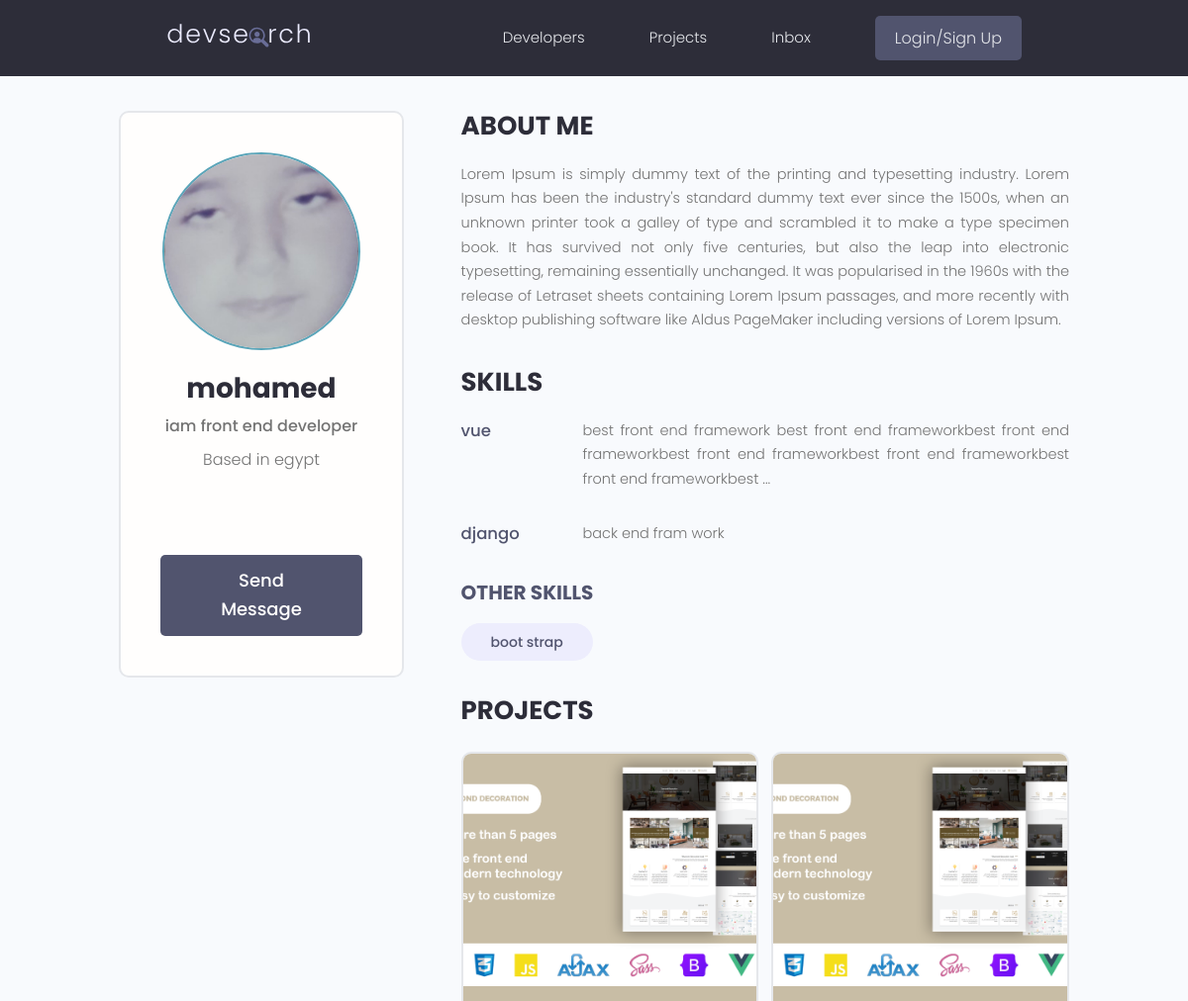
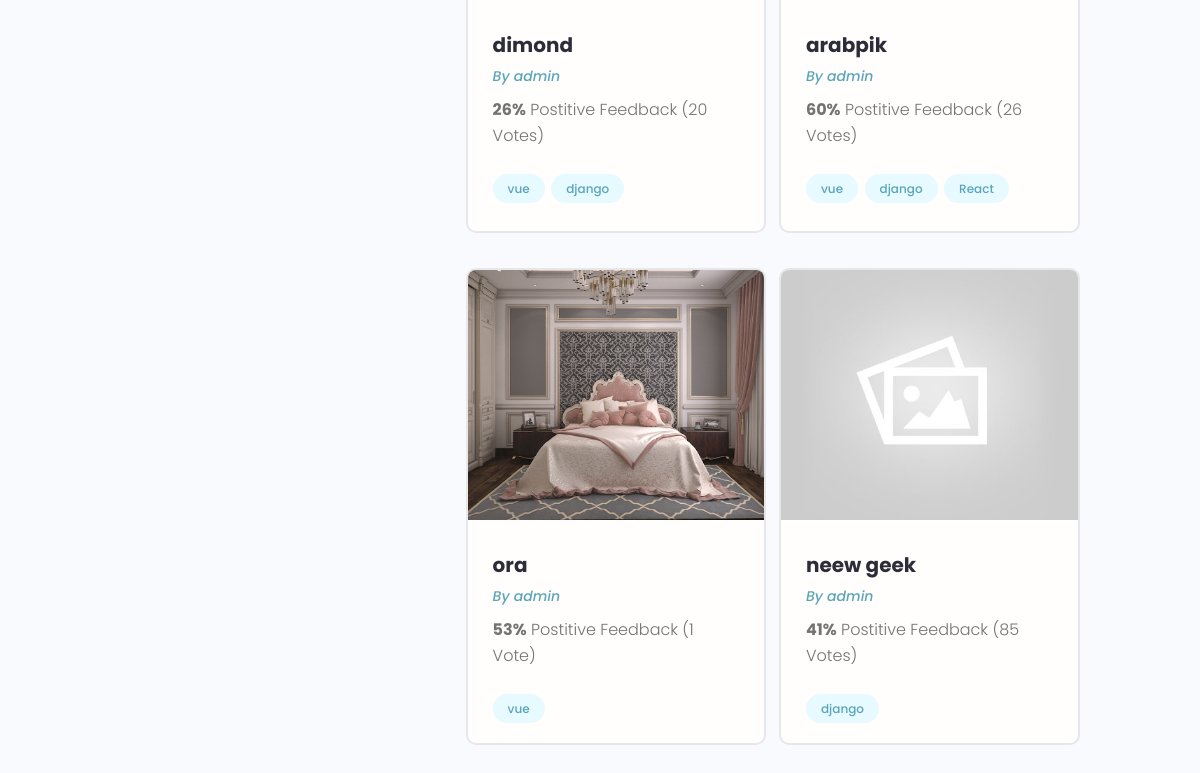
Page /profile/0748c0b3-2df6-4669-8013-1fe528268a94 on the earlier database version (2 pictures, top to bottom).
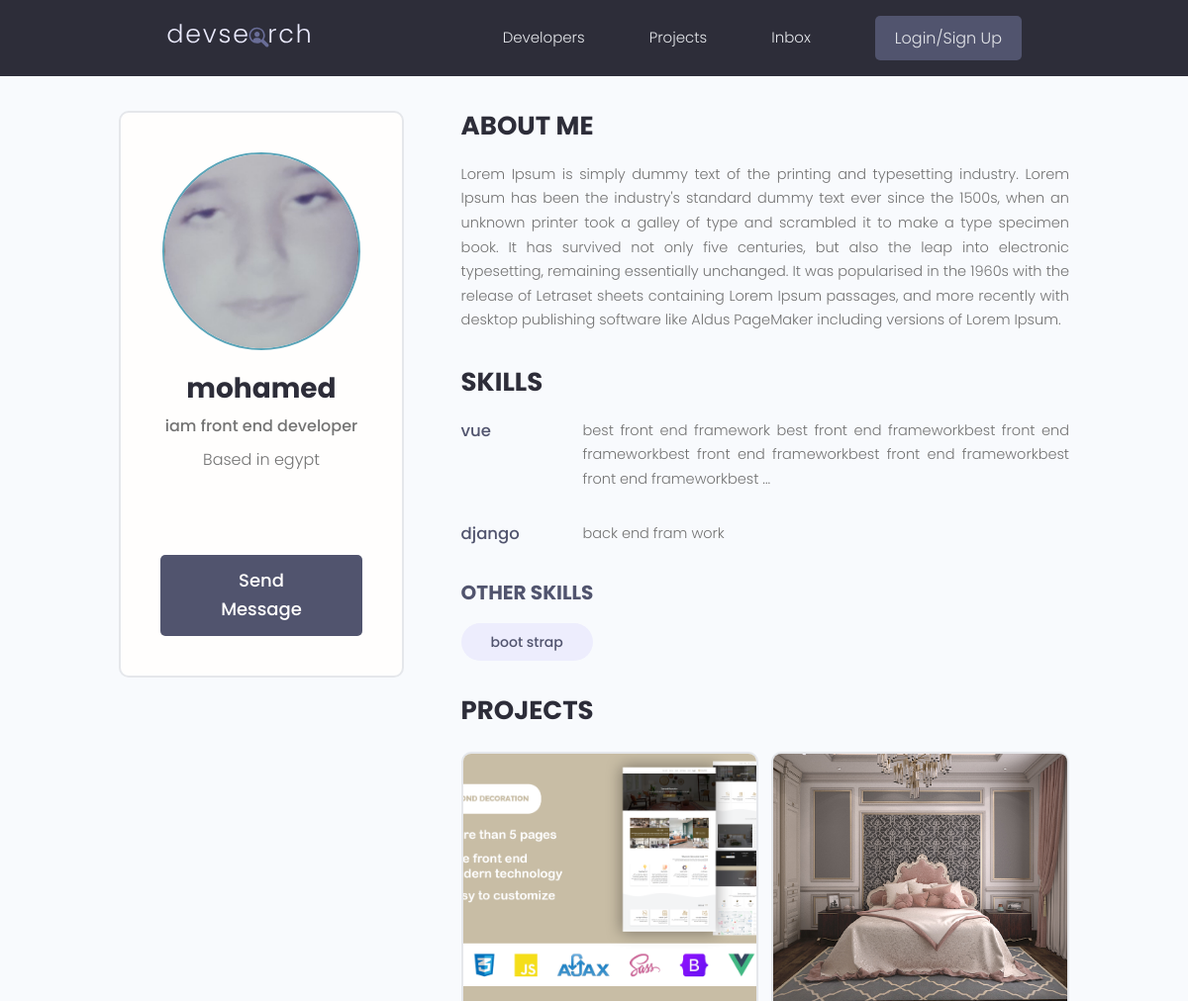
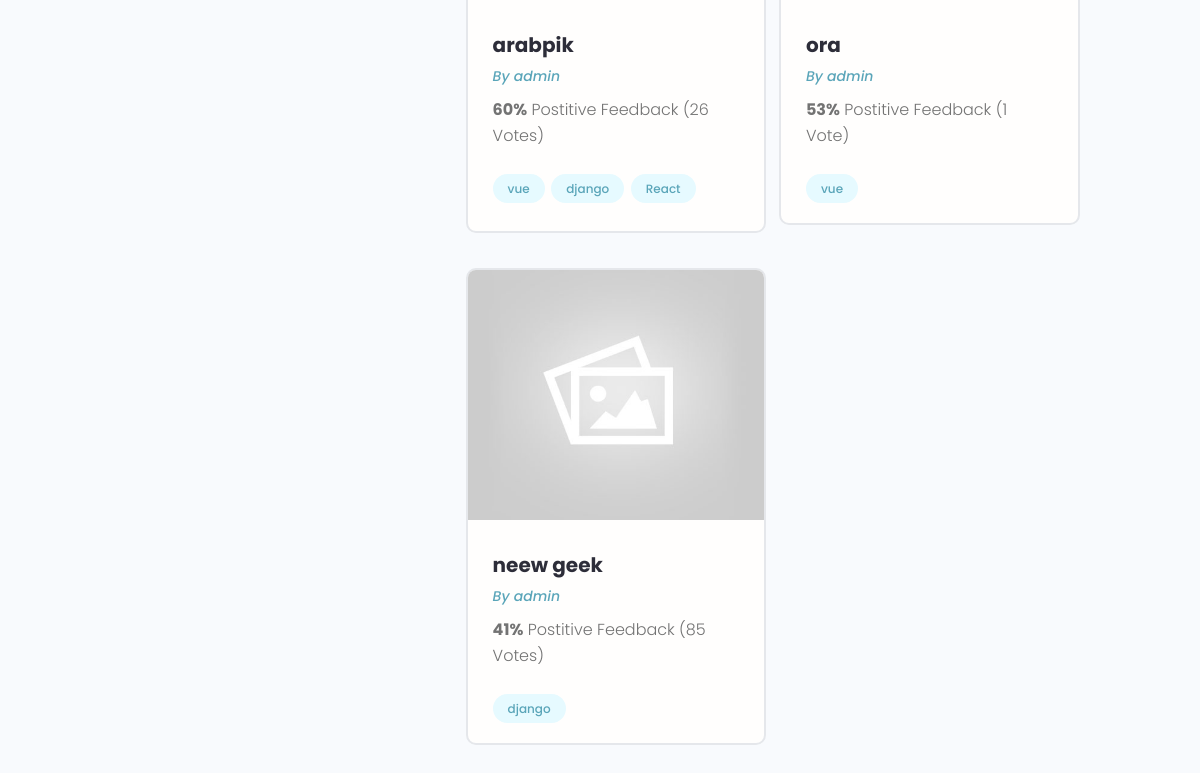
Same page on the later database version (2 pictures, top to bottom).
### users/models.py (models this page shows)
class Skill(models.Model):
    id = models.UUIDField(default=uuid.uuid4, unique=True,
                            primary_key=True, editable=False)
    owner = models.ForeignKey(Profile, on_delete=models.CASCADE)
    name = models.CharField(max_length=200, null=True, blank=True)
    description = models.TextField(null=True, blank=True)
    created = models.DateTimeField(auto_now_add=True)
    def __str__(self):
        return self.name

class Profile(models.Model):
    id = models.UUIDField(default=uuid.uuid4, unique=True,
                            primary_key=True, editable=False)
    user = models.OneToOneField(
        User, null=True, blank=True, on_delete=models.CASCADE)
    name = models.CharField(max_length=200, null=True, blank=True)
    user_name = models.CharField(max_length=200, null=True, blank=True)
    email = models.EmailField(null=True, blank=True)
    headline = models.CharField(max_length=800, null=True, blank=True)
    bio = models.TextField(null=True, blank=True)
    location = models.CharField(max_length=200, null=True, blank=True)
    profile_image = models.ImageField(
        null=True, blank=True, upload_to="profiles/", default="profiles/user-default.png")
    social_github = models.URLField(max_length=200, null=True, blank=True)
    social_twitter = models.URLField(max_length=200, null=True, blank=True)
    social_linkedin = models.URLField(max_length=200, null=True, blank=True)
    social_youtube = models.URLField(max_length=200, null=True, blank=True)
    social_website = models.URLField(max_length=200, null=True, blank=True)
    created = models.DateTimeField(auto_now_add=True)
    def __str__(self):
        return str(self.user.username)

### projects/models.py (models this page shows, shortened)
class Project(models.Model):
    id = models.UUIDField(default=uuid.uuid4, unique=True, primary_key=True, editable=False)
    owner = models.ForeignKey(Profile, null=True, blank=True, on_delete=models.SET_NULL)
    title = models.CharField(max_length=2000)
    description = models.TextField(null=True, blank=True)
    image = models.ImageField(default="default.jpg")
    tags = models.ManyToManyField('Tag', blank=True)
    demo_link = models.URLField(max_length=2000, null=True, blank=True)
    source_link = models.URLField(max_length=2000, null=True, blank=True)
    vote_total = models.IntegerField(default=0, null=True, blank=True)
    vote_ratio = models.IntegerField(default=0, null=True, blank=True)
    created = models.DateTimeField(auto_now_add=True)

class Tag(models.Model):
    id = models.UUIDField(default=uuid.uuid4, unique=True, primary_key=True, editable=False)
    name = models.CharField(max_length=300)
    created = models.DateTimeField(auto_now_add=True)
    def __str__(self):
        return self.name

### users/views.py (the view)
# urls.py: path('profile/<str:pk>', views.userProfile, name="user-profile"),
def userProfile(request, pk):
    profile = Profile.objects.get(id=pk)
    topSkills = profile.skill_set.exclude(description = "")
    otherSkills = profile.skill_set.filter(description = "")
    context = {
        "profile": profile,
        "topSkills": topSkills,
        "otherSkills": otherSkills
    }
    return render(request, "users/user_profile.html", context)

### users/templates/users/user_profile.html (shortened to what the changed rows need)
{% extends "main.html" %}
{% block content %}
<main class="profile my-md">
    <div class="container">
        <div class="layout">
            <div class="column column--1of3">
                <div class="card text-center">
                    <div class="card__body dev">
                        <img class="avatar avatar--xl" src="{{profile.profile_image.url}}" />
                        <h2 class="dev__name">{{profile.name}}</h2>
                        <p class="dev__title">{{profile.headline}}</p>
                        {% if profile.location %}
                        <p class="dev__location">Based in {{profile.location}}</p>
                        {% endif %}
                        <ul class="dev__social">
                        </ul>
                        <a href="#" class="btn btn--sub btn--lg">Send Message </a>
                    </div>
                </div>
            </div>
            <div class="column column--2of3">
                <div class="devInfo">
                    <h3 class="devInfo__title">About Me</h3>
                    <p class="devInfo__about">
                        {{profile.bio}}
                    </p>
                </div>
                <div class="devInfo">
                    <div class="devInfo__skills">
                        {% for skill in topSkills %}
                        <div class="devSkill">
                            <h4 class="devSkill__title">{{skill.name}}</h4>
                            <p class="devSkill__info">
                                {% if skill.description|length > 150 %}
                                    {{skill.description|slice:"150"}}...
                                {% else %}
                                    {{skill.description}}
                                {% endif %}
                            </p>
                        </div>
                        {% endfor %}
                        <div class="devInfo__otherSkills">
                            {% for skill in otherSkills %}
                            <span class="tag tag--pill tag--sub tag--lg">
                                <small>{{skill}}</small>
                            </span>
                            {% endfor %}
                        </div>
                    </div>
                </div>
                <div class="devInfo">
                    <div class="grid grid--two">
                        {% for project in profile.project_set.all %}
                        <div class="column">
                            <div class="card project">
                                <a href="{% url 'project' project.id %}" class="project">
                                    <img class="project__thumbnail" src="{{project.image.url}}"
                                        alt="project thumbnail" />
                                    <div class="card__body">
                                        <h3 class="project__title">{{project.title}}</h3>
                                        <p><a class="project__author" href="{% url 'user-profile' profile.id %}">By
                                                {{profile}}</a></p>
                                        <p class="project--rating">
                                            <span style="font-weight: bold;">{{project.vote_ratio}}%</span> Postitive
                                            Feedback ({{project.vote_total}} Vote{{project.vote_total|pluralize}})
                                        </p>
                                        <div class="project__tags">
                                            {% for tag in project.tags.all|slice:"5" %}
                                            <span class="tag tag--pill tag--main">
                                                <small>{{tag}}</small>
                                            </span>
                                            {% endfor %}
                                        </div>
                                    </div>
                                </a>
                            </div>
                        </div>
                        {% endfor %}
                    </div>
                </div>
            </div>
        </div>
    </div>
</main>
{% endblock %}

Differences in the rows shown:
removed Project: image (picture), title "dimond", {{ profile }} "admin", vote_ratio "26", vote_total "20", Tag (name "vue"), Tag (name "django")
